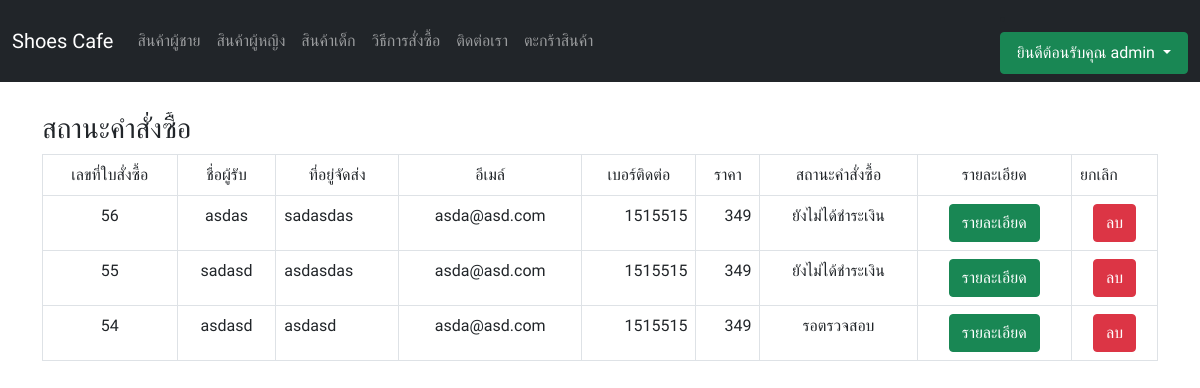
Screenshot of /ShoesWebapp/order.php (signed in) with the database file from the repository.
### tables this page shows
CREATE TABLE `order_head` (
  `order_id` int(255) NOT NULL,
  `order_name` varchar(255) NOT NULL,
  `order_address` varchar(255) NOT NULL,
  `order_email` varchar(255) NOT NULL,
  `order_phone` int(255) NOT NULL,
  `order_total` int(255) NOT NULL,
  `order_status` varchar(255) NOT NULL,
  `order_owner` varchar(255) NOT NULL
);

### ShoesWebapp/order.php (the view, shortened to what this page needs)
<?php
    include_once 'database.php';
    $User_Username =  $_SESSION['Username'];
    $sql = "SELECT * FROM order_head WHERE order_owner = '$User_Username' ORDER BY order_head . order_id DESC";
    $result = $conn->query($sql);
 ?>
<!DOCTYPE html>
<html lang="en">
<head>
    <link href="https://cdn.jsdelivr.net/npm/bootstrap@5.0.2/dist/css/bootstrap.min.css" rel="stylesheet">
    <link rel='stylesheet' href='https://use.fontawesome.com/releases/v5.3.1/css/all.css'>
    <link rel="stylesheet" href="./css/style.css">
</head>
<body>
<nav class="navbar navbar-expand-lg navbar-dark  bg-dark">
    <div class="container-fluid">
        <a class="navbar-brand" href="./index.php">Shoes Cafe</a>
        <div class="collapse navbar-collapse" id="navbarSupportedContent">
        <ul class="navbar-nav me-auto mb-2 mb-lg-0">
            <li class="nav-item">
            <a class="nav-link" href="./men.php">สินค้าผู้ชาย</a>
            </li>
            <li class="nav-item">
            <a class="nav-link" href="./women.php">สินค้าผู้หญิง</a>
            </li>
            <li class="nav-item">
            <a class="nav-link" href="./kid.php">สินค้าเด็ก</a>
            </li>
            <li class="nav-item">
                <a class="nav-link" href="./howtobuy.php">วิธีการสั่งซื้อ</a>
            </li>
            <?php
                if(!empty($_SESSION['Username'])){
            ?>
            <li class="nav-item">
                <a class="nav-link" href="./contract.php">ติดต่อเรา</a>
            </li>
            <li class="nav-item">
                <a class="nav-link" href="./cart.php">ตะกร้าสินค้า</a>
            </li>
            <?php
                }
            ?>
        </ul>
        <div class="d-flex">
            <?php if(!empty($_SESSION['Username'])){ ?>
            <li class="nav-item dropdown ">
                <a  style="text-decoration:none;color:white" class="nav-link btn btn-success dropdown-toggle" href="#" id="navbarDropdown" role="button" data-bs-toggle="dropdown" aria-expanded="false">
                ยินดีต้อนรับคุณ
                    <?php
                        if(!empty($_SESSION['Username'])){
                            echo $_SESSION['Username'];
                        }
                        else {
                        }
                    ?>
                    </a>
            </li>
            <?php } ?>
        </div>
        </div>
    </div>
    </nav>
    <section>
    <div class="container">
        <div class="row">
            <div class="table-responsive">
                <form action="" method="POST">
                    <table  class="table table-bordered">
                        <tr>
                            <td align='center'>เลขที่ใบสั่งซื้อ</td>
                            <td align='center'>ชื่อผู้รับ</td>
                            <td align='center'>ที่อยู่จัดส่ง</td>
                            <td align='center'>อีเมล์</td>
                            <td align='center'>เบอร์ติดต่อ</td>
                            <td align='center'>ราคา</td>
                            <td align='center'>สถานะคำสั่งซื้อ</td>
                            <td align='center'>รายละเอียด</td>
                            <td>ยกเลิก</td>
                        </tr>
                        <h3>สถานะคำสั่งซื้อ</h3>
                        <?php
                            while($row = mysqli_fetch_array($result, MYSQLI_ASSOC)){
                        ?>
                        <tr>
                            <td align='center'><?php echo $row["order_id"]?></td>
                            <td align='center'><?php echo $row["order_name"]?></td>
                            <td align='left'><?php echo $row["order_address"]?></td>
                            <td align='center'><?php echo $row["order_email"]?></td>
                            <td align='right'><?php echo $row["order_phone"]?></td>
                            <td align='right'><?php echo $row["order_total"]?></td>
                            <td align='center'><?php echo $row["order_status"]?></td>
                            <td align='center'><a class="btn btn-success" href="order_detail_member.php?order_id=<?php echo $row['order_id'];?>">รายละเอียด</a></td>
                            <?php if($row['order_status'] == "ยังไม่ได้ชำระเงิน"  || $row['order_status'] == "รอตรวจสอบ") {?>
                                <td align='center'><a class="btn btn-danger" href='order.php?order_id=<?php echo $row['order_id']; ?>&act=remove'>ลบ</a></td>
                            <?php }else{ ?>
                                <td></td>
                            <?php } ?>
                        </tr>
                        <?php
                            }
                        ?>
                    </table>
                </form>
            </div>
        </div>
    </div>
    </section>
</body>
</html>

### ShoesWebapp/css/style.css (style rules this page uses)
* { margin: 0; padding: 0; box-sizing: border-box; font-family: "Prompt", sans-serif; }
a { text-decoration: none; }
section { margin-top: 30px; margin-bottom: 30px; }
.nav-link { text-decoration: none; color: white; }

### rows the page displays
order_head: order_id "56", order_name "asdas", order_address "sadasdas", order_email "asda@asd.com", order_phone "1515515", order_total "349", order_status "ยังไม่ได้ชำระเงิน"
order_head: order_id "55", order_name "sadasd", order_address "asdasdas", order_email "asda@asd.com", order_phone "1515515", order_total "349", order_status "ยังไม่ได้ชำระเงิน"
order_head: order_id "54", order_name "asdasd", order_address "asdasd", order_email "asda@asd.com", order_phone "1515515", order_total "349", order_status "รอตรวจสอบ"

### other values shown
$_SESSION['Username'] "admin"
